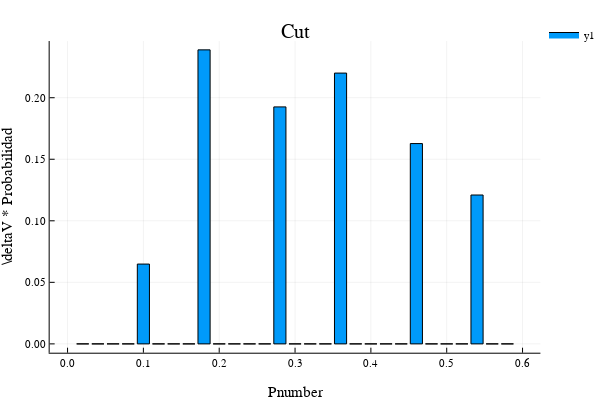

Notebook code cell kept with this figure:
### Code cell
# Uso los bins de arriba
# Histograma ponderado
Wbins_col_cut_2w9y, Whis_col_cut_2w9y = WeightedHist(col_modes_cut_2w9y, bins_col, abs.(vgv_2w9y),
    true, false);

bar(Wbins_col_cut_2w9y, Whis_col_cut_2w9y,
    #xlims = (0., .8), ylims = (0, .2),
    yaxis = "\\deltaV * Probabilidad", xaxis = "Pnumber", title = "Cut")

### Figure 1 — Plotly figure (JSON) as saved in the notebook; plotly's stock layout.template omitted (floating-point values rounded to 4 significant figures)
{"data": [{"fill": "tozeroy", "fillcolor": "rgba(0, 154, 250, 1.000)", "legendgroup": "y1", "line": {"color": "rgba(0, 0, 0, 1)", "dash": "solid", "width": 1}, "mode": "lines", "name": "y1", "showlegend": true, "type": "scatter", "x": [0.012, 0.012, 0.028, 0.028, 0.012, 0.012], "xaxis": "x", "y": [0, 0, 0, 0, 0, 0], "yaxis": "y"}, {"fill": "tozeroy", "fillcolor": "rgba(0, 154, 250, 1.000)", "legendgroup": "y1", "line": {"color": "rgba(0, 0, 0, 1)", "dash": "solid", "width": 1}, "mode": "lines", "name": "y1", "showlegend": false, "type": "scatter", "x": [0.032, 0.032, 0.048, 0.048, 0.032, 0.032], "xaxis": "x", "y": [0, 0, 0, 0, 0, 0], "yaxis": "y"}, {"fill": "tozeroy", "fillcolor": "rgba(0, 154, 250, 1.000)", "legendgroup": "y1", "line": {"color": "rgba(0, 0, 0, 1)", "dash": "solid", "width": 1}, "mode": "lines", "name": "y1", "showlegend": false, "type": "scatter", "x": [0.052, 0.052, 0.068, 0.068, 0.052, 0.052], "xaxis": "x", "y": [0, 0, 0, 0, 0, 0], "yaxis": "y"}, {"fill": "tozeroy", "fillcolor": "rgba(0, 154, 250, 1.000)", "legendgroup": "y1", "line": {"color": "rgba(0, 0, 0, 1)", "dash": "solid", "width": 1}, "mode": "lines", "name": "y1", "showlegend": false, "type": "scatter", "x": [0.072, 0.072, 0.088, 0.088, 0.072, 0.072], "xaxis": "x", "y": [0, 0, 0, 0, 0, 0], "yaxis": "y"}, {"fill": "tozeroy", "fillcolor": "rgba(0, 154, 250, 1.000)", "legendgroup": "y1", "line": {"color": "rgba(0, 0, 0, 1)", "dash": "solid", "width": 1}, "mode": "lines", "name": "y1", "showlegend": false, "type": "scatter", "x": [0.092, 0.092, 0.108, 0.108, 0.092, 0.092], "xaxis": "x", "y": [0.06485, 0, 0, 0.06485, 0.06485, 0.06485], "yaxis": "y"}, {"fill": "tozeroy", "fillcolor": "rgba(0, 154, 250, 1.000)", "legendgroup": "y1", "line": {"color": "rgba(0, 0, 0, 1)", "dash": "solid", "width": 1}, "mode": "lines", "name": "y1", "showlegend": false, "type": "scatter", "x": [0.112, 0.112, 0.128, 0.128, 0.112, 0.112], "xaxis": "x", "y": [0, 0, 0, 0, 0, 0], "yaxis": "y"}, {"fill": "tozeroy", "fillcolor": "rgba(0, 154, 250, 1.000)", "legendgroup": "y1", "line": {"color": "rgba(0, 0, 0, 1)", "dash": "solid", "width": 1}, "mode": "lines", "name": "y1", "showlegend": false, "type": "scatter", "x": [0.132, 0.132, 0.148, 0.148, 0.132, 0.132], "xaxis": "x", "y": [0, 0, 0, 0, 0, 0], "yaxis": "y"}, {"fill": "tozeroy", "fillcolor": "rgba(0, 154, 250, 1.000)", "legendgroup": "y1", "line": {"color": "rgba(0, 0, 0, 1)", "dash": "solid", "width": 1}, "mode": "lines", "name": "y1", "showlegend": false, "type": "scatter", "x": [0.152, 0.152, 0.168, 0.168, 0.152, 0.152], "xaxis": "x", "y": [0, 0, 0, 0, 0, 0], "yaxis": "y"}, {"fill": "tozeroy", "fillcolor": "rgba(0, 154, 250, 1.000)", "legendgroup": "y1", "line": {"color": "rgba(0, 0, 0, 1)", "dash": "solid", "width": 1}, "mode": "lines", "name": "y1", "showlegend": false, "type": "scatter", "x": [0.172, 0.172, 0.188, 0.188, 0.172, 0.172], "xaxis": "x", "y": [0.2389, 0, 0, 0.2389, 0.2389, 0.2389], "yaxis": "y"}, {"fill": "tozeroy", "fillcolor": "rgba(0, 154, 250, 1.000)", "legendgroup": "y1", "line": {"color": "rgba(0, 0, 0, 1)", "dash": "solid", "width": 1}, "mode": "lines", "name": "y1", "showlegend": false, "type": "scatter", "x": [0.192, 0.192, 0.208, 0.208, 0.192, 0.192], "xaxis": "x", "y": [0, 0, 0, 0, 0, 0], "yaxis": "y"}, {"fill": "tozeroy", "fillcolor": "rgba(0, 154, 250, 1.000)", "legendgroup": "y1", "line": {"color": "rgba(0, 0, 0, 1)", "dash": "solid", "width": 1}, "mode": "lines", "name": "y1", "showlegend": false, "type": "scatter", "x": [0.212, 0.212, 0.228, 0.228, 0.212, 0.212], "xaxis": "x", "y": [0, 0, 0, 0, 0, 0], "yaxis": "y"}, {"fill": "tozeroy", "fillcolor": "rgba(0, 154, 250, 1.000)", "legendgroup": "y1", "line": {"color": "rgba(0, 0, 0, 1)", "dash": "solid", "width": 1}, "mode": "lines", "name": "y1", "showlegend": false, "type": "scatter", "x": [0.232, 0.232, 0.248, 0.248, 0.232, 0.232], "xaxis": "x", "y": [0, 0, 0, 0, 0, 0], "yaxis": "y"}, {"fill": "tozeroy", "fillcolor": "rgba(0, 154, 250, 1.000)", "legendgroup": "y1", "line": {"color": "rgba(0, 0, 0, 1)", "dash": "solid", "width": 1}, "mode": "lines", "name": "y1", "showlegend": false, "type": "scatter", "x": [0.252, 0.252, 0.268, 0.268, 0.252, 0.252], "xaxis": "x", "y": [0, 0, 0, 0, 0, 0], "yaxis": "y"}, {"fill": "tozeroy", "fillcolor": "rgba(0, 154, 250, 1.000)", "legendgroup": "y1", "line": {"color": "rgba(0, 0, 0, 1)", "dash": "solid", "width": 1}, "mode": "lines", "name": "y1", "showlegend": false, "type": "scatter", "x": [0.272, 0.272, 0.288, 0.288, 0.272, 0.272], "xaxis": "x", "y": [0.1925, 0, 0, 0.1925, 0.1925, 0.1925], "yaxis": "y"}, {"fill": "tozeroy", "fillcolor": "rgba(0, 154, 250, 1.000)", "legendgroup": "y1", "line": {"color": "rgba(0, 0, 0, 1)", "dash": "solid", "width": 1}, "mode": "lines", "name": "y1", "showlegend": false, "type": "scatter", "x": [0.292, 0.292, 0.308, 0.308, 0.292, 0.292], "xaxis": "x", "y": [0, 0, 0, 0, 0, 0], "yaxis": "y"}, {"fill": "tozeroy", "fillcolor": "rgba(0, 154, 250, 1.000)", "legendgroup": "y1", "line": {"color": "rgba(0, 0, 0, 1)", "dash": "solid", "width": 1}, "mode": "lines", "name": "y1", "showlegend": false, "type": "scatter", "x": [0.312, 0.312, 0.328, 0.328, 0.312, 0.312], "xaxis": "x", "y": [0, 0, 0, 0, 0, 0], "yaxis": "y"}, {"fill": "tozeroy", "fillcolor": "rgba(0, 154, 250, 1.000)", "legendgroup": "y1", "line": {"color": "rgba(0, 0, 0, 1)", "dash": "solid", "width": 1}, "mode": "lines", "name": "y1", "showlegend": false, "type": "scatter", "x": [0.332, 0.332, 0.348, 0.348, 0.332, 0.332], "xaxis": "x", "y": [0, 0, 0, 0, 0, 0], "yaxis": "y"}, {"fill": "tozeroy", "fillcolor": "rgba(0, 154, 250, 1.000)", "legendgroup": "y1", "line": {"color": "rgba(0, 0, 0, 1)", "dash": "solid", "width": 1}, "mode": "lines", "name": "y1", "showlegend": false, "type": "scatter", "x": [0.352, 0.352, 0.368, 0.368, 0.352, 0.352], "xaxis": "x", "y": [0.22, 0, 0, 0.22, 0.22, 0.22], "yaxis": "y"}, {"fill": "tozeroy", "fillcolor": "rgba(0, 154, 250, 1.000)", "legendgroup": "y1", "line": {"color": "rgba(0, 0, 0, 1)", "dash": "solid", "width": 1}, "mode": "lines", "name": "y1", "showlegend": false, "type": "scatter", "x": [0.372, 0.372, 0.388, 0.388, 0.372, 0.372], "xaxis": "x", "y": [0, 0, 0, 0, 0, 0], "yaxis": "y"}, {"fill": "tozeroy", "fillcolor": "rgba(0, 154, 250, 1.000)", "legendgroup": "y1", "line": {"color": "rgba(0, 0, 0, 1)", "dash": "solid", "width": 1}, "mode": "lines", "name": "y1", "showlegend": false, "type": "scatter", "x": [0.392, 0.392, 0.408, 0.408, 0.392, 0.392], "xaxis": "x", "y": [0, 0, 0, 0, 0, 0], "yaxis": "y"}, {"fill": "tozeroy", "fillcolor": "rgba(0, 154, 250, 1.000)", "legendgroup": "y1", "line": {"color": "rgba(0, 0, 0, 1)", "dash": "solid", "width": 1}, "mode": "lines", "name": "y1", "showlegend": false, "type": "scatter", "x": [0.412, 0.412, 0.428, 0.428, 0.412, 0.412], "xaxis": "x", "y": [0, 0, 0, 0, 0, 0], "yaxis": "y"}, {"fill": "tozeroy", "fillcolor": "rgba(0, 154, 250, 1.000)", "legendgroup": "y1", "line": {"color": "rgba(0, 0, 0, 1)", "dash": "solid", "width": 1}, "mode": "lines", "name": "y1", "showlegend": false, "type": "scatter", "x": [0.432, 0.432, 0.448, 0.448, 0.432, 0.432], "xaxis": "x", "y": [0, 0, 0, 0, 0, 0], "yaxis": "y"}, {"fill": "tozeroy", "fillcolor": "rgba(0, 154, 250, 1.000)", "legendgroup": "y1", "line": {"color": "rgba(0, 0, 0, 1)", "dash": "solid", "width": 1}, "mode": "lines", "name": "y1", "showlegend": false, "type": "scatter", "x": [0.452, 0.452, 0.468, 0.468, 0.452, 0.452], "xaxis": "x", "y": [0.1628, 0, 0, 0.1628, 0.1628, 0.1628], "yaxis": "y"}, {"fill": "tozeroy", "fillcolor": "rgba(0, 154, 250, 1.000)", "legendgroup": "y1", "line": {"color": "rgba(0, 0, 0, 1)", "dash": "solid", "width": 1}, "mode": "lines", "name": "y1", "showlegend": false, "type": "scatter", "x": [0.472, 0.472, 0.488, 0.488, 0.472, 0.472], "xaxis": "x", "y": [0, 0, 0, 0, 0, 0], "yaxis": "y"}, {"fill": "tozeroy", "fillcolor": "rgba(0, 154, 250, 1.000)", "legendgroup": "y1", "line": {"color": "rgba(0, 0, 0, 1)", "dash": "solid", "width": 1}, "mode": "lines", "name": "y1", "showlegend": false, "type": "scatter", "x": [0.492, 0.492, 0.508, 0.508, 0.492, 0.492], "xaxis": "x", "y": [0, 0, 0, 0, 0, 0], "yaxis": "y"}, {"fill": "tozeroy", "fillcolor": "rgba(0, 154, 250, 1.000)", "legendgroup": "y1", "line": {"color": "rgba(0, 0, 0, 1)", "dash": "solid", "width": 1}, "mode": "lines", "name": "y1", "showlegend": false, "type": "scatter", "x": [0.512, 0.512, 0.528, 0.528, 0.512, 0.512], "xaxis": "x", "y": [0, 0, 0, 0, 0, 0], "yaxis": "y"}, {"fill": "tozeroy", "fillcolor": "rgba(0, 154, 250, 1.000)", "legendgroup": "y1", "line": {"color": "rgba(0, 0, 0, 1)", "dash": "solid", "width": 1}, "mode": "lines", "name": "y1", "showlegend": false, "type": "scatter", "x": [0.532, 0.532, 0.548, 0.548, 0.532, 0.532], "xaxis": "x", "y": [0.121, 0, 0, 0.121, 0.121, 0.121], "yaxis": "y"}, {"fill": "tozeroy", "fillcolor": "rgba(0, 154, 250, 1.000)", "legendgroup": "y1", "line": {"color": "rgba(0, 0, 0, 1)", "dash": "solid", "width": 1}, "mode": "lines", "name": "y1", "showlegend": false, "type": "scatter", "x": [0.552, 0.552, 0.568, 0.568, 0.552, 0.552], "xaxis": "x", "y": [0, 0, 0, 0, 0, 0], "yaxis": "y"}, {"fill": "tozeroy", "fillcolor": "rgba(0, 154, 250, 1.000)", "legendgroup": "y1", "line": {"color": "rgba(0, 0, 0, 1)", "dash": "solid", "width": 1}, "mode": "lines", "name": "y1", "showlegend": false, "type": "scatter", "x": [0.572, 0.572, 0.588, 0.588, 0.572, 0.572], "xaxis": "x", "y": [0, 0, 0, 0, 0, 0], "yaxis": "y"}], "layout": {"annotations": [{"font": {"color": "rgba(0, 0, 0, 1)", "family": "sans-serif", "size": 20}, "rotation": 0, "showarrow": false, "text": "Cut", "x": 0.5424, "xanchor": "center", "xref": "paper", "y": 1, "yanchor": "top", "yref": "paper"}], "height": 400, "legend": {"bgcolor": "rgba(255, 255, 255, 1.000)", "bordercolor": "rgba(0, 0, 0, 1)", "font": {"color": "rgba(0, 0, 0, 1)", "family": "sans-serif", "size": 11}, "tracegroupgap": 0, "x": 1, "y": 1}, "margin": {"b": 20, "l": 0, "r": 0, "t": 20}, "paper_bgcolor": "rgba(255, 255, 255, 1.000)", "plot_bgcolor": "rgba(255, 255, 255, 1.000)", "showlegend": true, "width": 600, "xaxis": {"anchor": "y", "domain": [0.09128, 0.9934], "gridcolor": "rgba(0, 0, 0, 0.1)", "gridwidth": 0.5, "linecolor": "rgba(0, 0, 0, 1)", "mirror": false, "range": [-0.0236, 0.6236], "showgrid": true, "showline": true, "showticklabels": true, "tickangle": 0, "tickcolor": "rgb(0, 0, 0)", "tickfont": {"color": "rgba(0, 0, 0, 1)", "family": "sans-serif", "size": 11}, "tickmode": "array", "ticks": "inside", "ticktext": ["0.0", "0.1", "0.2", "0.3", "0.4", "0.5", "0.6"], "tickvals": [0, 0.1, 0.2, 0.3, 0.4, 0.5, 0.6], "title": "Pnumber", "titlefont": {"color": "rgba(0, 0, 0, 1)", "family": "sans-serif", "size": 15}, "type": "linear", "visible": true, "zeroline": false, "zerolinecolor": "rgba(0, 0, 0, 1)"}, "yaxis": {"anchor": "x", "domain": [0.07581, 0.9415], "gridcolor": "rgba(0, 0, 0, 0.1)", "gridwidth": 0.5, "linecolor": "rgba(0, 0, 0, 1)", "mirror": false, "range": [-0.007166, 0.246], "showgrid": true, "showline": true, "showticklabels": true, "tickangle": 0, "tickcolor": "rgb(0, 0, 0)", "tickfont": {"color": "rgba(0, 0, 0, 1)", "family": "sans-serif", "size": 11}, "tickmode": "array", "ticks": "inside", "ticktext": ["0.00", "0.05", "0.10", "0.15", "0.20"], "tickvals": [0, 0.05, 0.1, 0.15, 0.2], "title": "\\deltaV * Probabilidad", "titlefont": {"color": "rgba(0, 0, 0, 1)", "family": "sans-serif", "size": 15}, "type": "linear", "visible": true, "zeroline": false, "zerolinecolor": "rgba(0, 0, 0, 1)"}}}
